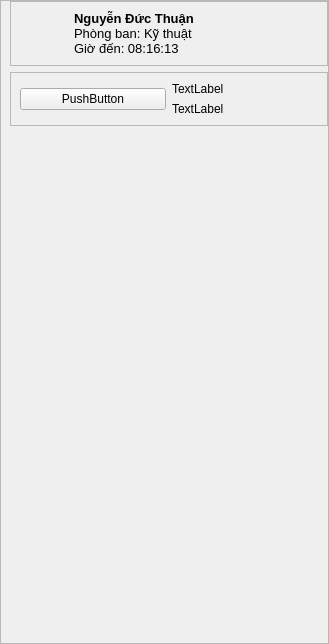
<?xml version="1.0" encoding="UTF-8"?>
<ui version="4.0">
 <class>Widget</class>
 <widget class="QWidget" name="Widget">
  <property name="geometry">
   <rect>
    <x>0</x>
    <y>0</y>
    <width>329</width>
    <height>644</height>
   </rect>
  </property>
  <property name="windowTitle">
   <string>Form</string>
  </property>
  <property name="styleSheet">
   <string notr="true">QScrollArea { background: transparent; }
QScrollArea &gt; QWidget &gt; QWidget { background: transparent; }
QScrollArea &gt; QWidget &gt; QScrollBar { background: palette(base); }
</string>
  </property>
  <layout class="QHBoxLayout" name="horizontalLayout" stretch="0">
   <property name="spacing">
    <number>0</number>
   </property>
   <property name="leftMargin">
    <number>0</number>
   </property>
   <property name="topMargin">
    <number>0</number>
   </property>
   <property name="rightMargin">
    <number>0</number>
   </property>
   <property name="bottomMargin">
    <number>0</number>
   </property>
   <item>
    <widget class="QScrollArea" name="scrollArea">
     <property name="verticalScrollBarPolicy">
      <enum>Qt::ScrollBarAlwaysOff</enum>
     </property>
     <property name="horizontalScrollBarPolicy">
      <enum>Qt::ScrollBarAlwaysOff</enum>
     </property>
     <property name="widgetResizable">
      <bool>true</bool>
     </property>
     <widget class="QWidget" name="scrollAreaWidgetContents">
      <property name="geometry">
       <rect>
        <x>0</x>
        <y>0</y>
        <width>327</width>
        <height>642</height>
       </rect>
      </property>
      <layout class="QVBoxLayout" name="verticalLayout_2" stretch="0,0,0">
       <property name="topMargin">
        <number>0</number>
       </property>
       <property name="rightMargin">
        <number>0</number>
       </property>
       <property name="bottomMargin">
        <number>0</number>
       </property>
       <item>
        <widget class="QFrame" name="frame">
         <property name="autoFillBackground">
          <bool>true</bool>
         </property>
         <property name="frameShape">
          <enum>QFrame::StyledPanel</enum>
         </property>
         <property name="frameShadow">
          <enum>QFrame::Raised</enum>
         </property>
         <layout class="QHBoxLayout" name="horizontalLayout_4">
          <item>
           <widget class="QLabel" name="label">
            <property name="sizePolicy">
             <sizepolicy hsizetype="Fixed" vsizetype="Fixed">
              <horstretch>0</horstretch>
              <verstretch>0</verstretch>
             </sizepolicy>
            </property>
            <property name="maximumSize">
             <size>
              <width>48</width>
              <height>48</height>
             </size>
            </property>
            <property name="text">
             <string/>
            </property>
            <property name="pixmap">
             <pixmap>/home/mdt/thaint/qt5/photo_2022-10-18_13-38-42.jpg</pixmap>
            </property>
            <property name="scaledContents">
             <bool>true</bool>
            </property>
           </widget>
          </item>
          <item>
           <layout class="QHBoxLayout" name="horizontalLayout_2">
            <item>
             <layout class="QVBoxLayout" name="verticalLayout_3">
              <property name="spacing">
               <number>0</number>
              </property>
              <item>
               <widget class="QLabel" name="label_3">
                <property name="font">
                 <font>
                  <family>Arial</family>
                  <pointsize>10</pointsize>
                  <weight>75</weight>
                  <bold>true</bold>
                 </font>
                </property>
                <property name="autoFillBackground">
                 <bool>true</bool>
                </property>
                <property name="text">
                 <string>Nguyễn Đức Thuận</string>
                </property>
               </widget>
              </item>
              <item>
               <widget class="QLabel" name="label_4">
                <property name="font">
                 <font>
                  <family>Arial</family>
                  <pointsize>10</pointsize>
                 </font>
                </property>
                <property name="text">
                 <string>Phòng ban: Kỹ thuật</string>
                </property>
               </widget>
              </item>
              <item>
               <widget class="QLabel" name="label_2">
                <property name="font">
                 <font>
                  <family>Arial</family>
                  <pointsize>10</pointsize>
                 </font>
                </property>
                <property name="text">
                 <string>Giờ đến: 08:16:13</string>
                </property>
               </widget>
              </item>
             </layout>
            </item>
           </layout>
          </item>
         </layout>
        </widget>
       </item>
       <item>
        <widget class="QFrame" name="frame_2">
         <property name="autoFillBackground">
          <bool>true</bool>
         </property>
         <property name="frameShape">
          <enum>QFrame::StyledPanel</enum>
         </property>
         <property name="frameShadow">
          <enum>QFrame::Raised</enum>
         </property>
         <layout class="QHBoxLayout" name="horizontalLayout_5">
          <item>
           <layout class="QHBoxLayout" name="horizontalLayout_3">
            <item>
             <widget class="QPushButton" name="pushButton_3">
              <property name="text">
               <string>PushButton</string>
              </property>
             </widget>
            </item>
            <item>
             <layout class="QVBoxLayout" name="verticalLayout_4">
              <item>
               <widget class="QLabel" name="label_5">
                <property name="autoFillBackground">
                 <bool>true</bool>
                </property>
                <property name="text">
                 <string>TextLabel</string>
                </property>
               </widget>
              </item>
              <item>
               <widget class="QLabel" name="label_6">
                <property name="text">
                 <string>TextLabel</string>
                </property>
               </widget>
              </item>
             </layout>
            </item>
           </layout>
          </item>
         </layout>
        </widget>
       </item>
       <item>
        <spacer name="verticalSpacer">
         <property name="orientation">
          <enum>Qt::Vertical</enum>
         </property>
         <property name="sizeHint" stdset="0">
          <size>
           <width>20</width>
           <height>40</height>
          </size>
         </property>
        </spacer>
       </item>
      </layout>
     </widget>
    </widget>
   </item>
  </layout>
 </widget>
 <resources/>
 <connections/>
</ui>
